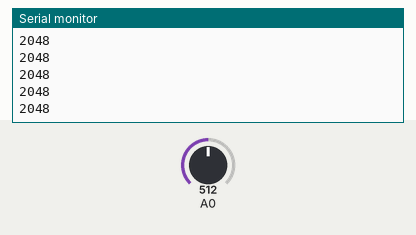
Simulated run of this sketch. Board: Arduino Zero (SAMD21). Shown: the last lines printed to the serial monitor. Inputs (shaded band) come from the test bench; at power-on: A0 = 512 (analog values on the 0–1023 scale).

Above: at 1.2 s.
1.3 s: A0 set to 716
At 1.31 s:
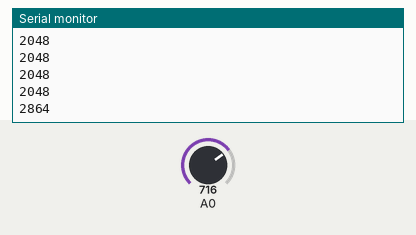
2.8 s: A0 set to 900
At 2.81 s:
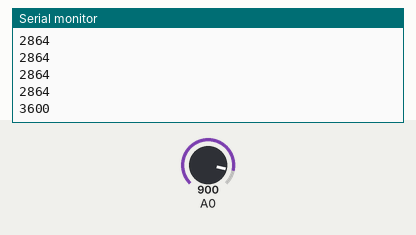
Timing chart, 0 to 5.8 s (numbered marks = the images above; inputs shaded):
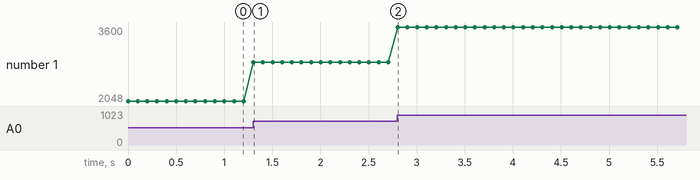

The sketch:

SoilCalibration.ino
```cpp
/*
  Calibration for Soil Humidity Probe
  soil_calibrate.ino
  Retrieves primary reading from ground hydration probe and projects onto Serial Console
  Helps in determining base and peak values
  Compatible with both Capacitive and Resistive Probes
  Utilizes Raspberry Arduino Uno

*/

// Storage for probe reading
int readingValue;

// Designation for Analog input
#define PROBE_PORT 0

void setup() {
  // Initialize Serial Console
  Serial.begin(9600);

  // Adjust ADC for 12-bit precision
  analogReadResolution(12);
}

void loop() {

  // Capture reading from probe
  readingValue = analogRead(PROBE_PORT);

  // Relay value onto Serial Console
  Serial.println(readingValue);

  delay(100);
}
```

Measured:
- after the input at 1.3 s, the serial monitor: prints a new line at once (image 1)
- after the input at 2.8 s, the serial monitor: prints a new line at once (image 2)
- plotted number 1: 2048 → 2864 after the input at 1.3 s, 2864 → 3600 after the input at 2.8 s
